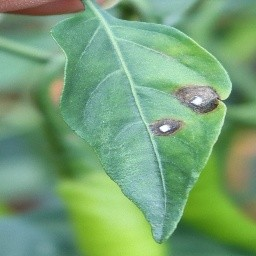
#> input picture ml/benchmark/frozen_test_set/cercospora/cercospora_000_cold_507.jpg, 256 x 256 px
$ python -i segmentation.py   (imports and definitions only)
#> lines starting #> are read from the running program, lines starting #| are printed output that depends on the picture; after the words box and inside, x2 and y2 are one past the last pixel; in counts of white or black regions, pixels touching at a corner belong together
#> in segment_leaf_and_lesions, img is the input picture: PIL image 256x256 RGB; mean R, G, B 117.6, 161.9, 117.6
"""
Computer Vision Severity Segmentation Pipeline
Performs leaf segmentation and visible affected-area estimation using
HSV/LAB color space thresholding and morphological analysis.
"""

import math
from typing import Dict, Tuple
import numpy as np
from PIL import Image


def rgb_to_hsv_numpy(rgb: np.ndarray) -> np.ndarray:
    """Converts an RGB float image [0, 1] to HSV [H: 0..360, S: 0..1, V: 0..1]."""
    r, g, b = rgb[..., 0], rgb[..., 1], rgb[..., 2]
    maxc = np.maximum(np.maximum(r, g), b)
    minc = np.minimum(np.minimum(r, g), b)
    v = maxc
    deltac = maxc - minc

    s = np.zeros_like(maxc)
    mask = maxc > 1e-5
#> mask: shape (256, 256) bool; every value is 1
    s[mask] = deltac[mask] / maxc[mask]
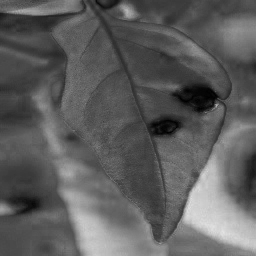
#> s: shape (256, 256) float32; min 0, max 0.895, mean 0.369

    h = np.zeros_like(maxc)
    # R is max
    rc = (maxc - r) / (deltac + 1e-7)
    gc = (maxc - g) / (deltac + 1e-7)
    bc = (maxc - b) / (deltac + 1e-7)
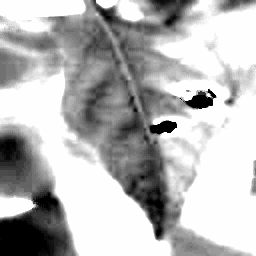
#> bc: shape (256, 256) float32; min 0, max 1, mean 0.714

    mask_r = (r == maxc) & (deltac > 1e-5)
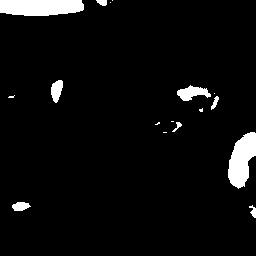
#> mask_r: shape (256, 256) bool; 4.7% white; 17 white regions (8 under 20 px), largest, box (x1, y1, x2, y2) and area: (0, 0, 84, 16) 1205, (228, 132, 256, 189) 1032, (177, 85, 211, 101) 305
    mask_g = (g == maxc) & (deltac > 1e-5) & ~mask_r
#> mask_g: shape (256, 256) bool; 92.3% white; 21 black regions (9 under 20 px), largest, box (x1, y1, x2, y2) and area: (0, 220, 47, 256) 1243, (0, 0, 84, 16) 1205, (228, 132, 256, 189) 1032
    mask_b = (b == maxc) & (deltac > 1e-5) & ~mask_r & ~mask_g
#> mask_b: shape (256, 256) bool; 2.9% white; 13 white regions (6 under 20 px), largest, box (x1, y1, x2, y2) and area: (0, 220, 47, 256) 1243, (186, 95, 213, 109) 236, (150, 121, 177, 134) 224

    h[mask_r] = (bc[mask_r] - gc[mask_r]) * 60.0
    h[mask_g] = (2.0 + rc[mask_g] - bc[mask_g]) * 60.0
    h[mask_b] = (4.0 + gc[mask_b] - rc[mask_b]) * 60.0
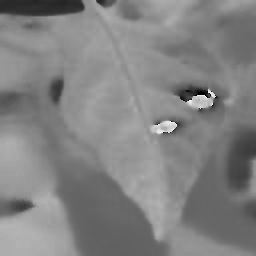
#> h: shape (256, 256) float32; min -48, max 290, mean 125.2; drawn with min black and max white
    h = h % 360.0
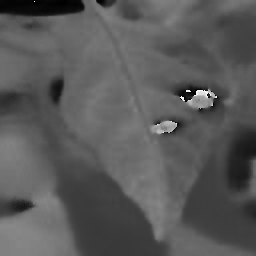
#> h: shape (256, 256) float32; min 0, max 358.6, mean 125.7; drawn with min black and max white

    return np.stack([h, s, v], axis=-1)
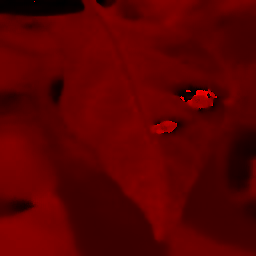
#> returned value: shape (256, 256, 3) float32; mean of channels 0, 1, 2 125.7, 0.4, 0.6; drawn with min black and max white


def segment_leaf_and_lesions(image_input) -> Dict[str, float]:
    """
    Segments leaf canopy from field background and calculates
    healthy vs necrotic/chlorotic diseased tissue area.

    Accepts: PIL Image, file path, or numpy RGB array.
    Returns: Dict containing total_leaf_pixels, lesion_pixels, affected_ratio.
    """
    if isinstance(image_input, str):
        img = Image.open(image_input).convert("RGB")
    elif isinstance(image_input, Image.Image):
        img = image_input.convert("RGB")
    elif isinstance(image_input, np.ndarray):
        img = Image.fromarray(image_input.astype(np.uint8)).convert("RGB")
    else:
        raise ValueError(f"Unsupported image input type: {type(image_input)}")

    # Resize to standard analysis resolution (256x256) for speed and consistency
    img_res = img.resize((256, 256), Image.Resampling.BILINEAR)
    arr = np.array(img_res, dtype=np.float32) / 255.0

    hsv = rgb_to_hsv_numpy(arr)
    h, s, v = hsv[..., 0], hsv[..., 1], hsv[..., 2]

    # Plant foliage mask: Green to yellowish-green hues (H between 35° and 165°, S > 0.15, V > 0.15)
    foliage_mask = (h >= 35.0) & (h <= 165.0) & (s >= 0.12) & (v >= 0.12)
#> foliage_mask: shape (256, 256) bool; 86.9% white; 33 black regions (15 under 20 px), largest, box (x1, y1, x2, y2) and area: (0, 189, 67, 256) 2990, (127, 160, 166, 238) 1274, (0, 0, 84, 16) 1126

    # Necrotic lesion mask: Brown, dark grey, rust, chlorotic lesions within foliage
    # H between 10° and 45° (brown/orange) OR H > 330° OR (low saturation necrotic spots)
    lesion_mask_brown = ((h <= 42.0) | (h >= 330.0)) & (s >= 0.18) & (v >= 0.10) & (v <= 0.85)
#> lesion_mask_brown: shape (256, 256) bool; 2.4% white; 8 white regions (2 under 20 px), largest, box (x1, y1, x2, y2) and area: (0, 0, 84, 16) 1149, (239, 140, 256, 158) 191, (53, 82, 62, 100) 108, (236, 171, 246, 180) 55, (99, 0, 106, 4) 22, (16, 205, 24, 209) 20
    lesion_mask_chlorotic = (h >= 40.0) & (h <= 65.0) & (s >= 0.35) & (v >= 0.45)
#> lesion_mask_chlorotic: shape (256, 256) bool; 1% white; 5 white regions (3 under 20 px), largest, box (x1, y1, x2, y2) and area: (228, 132, 256, 185) 609, (246, 206, 256, 219) 71

    # Combined lesion mask
    raw_lesion_mask = (lesion_mask_brown | lesion_mask_chlorotic)
#> raw_lesion_mask: shape (256, 256) bool; 3.4% white; 9 white regions (3 under 20 px), largest, box (x1, y1, x2, y2) and area: (0, 0, 84, 16) 1149, (228, 132, 256, 185) 824, (53, 82, 62, 100) 108, (246, 206, 256, 219) 71, (99, 0, 106, 4) 22, (16, 205, 24, 209) 20

    # Total plant region includes green foliage + lesions
    total_plant_mask = foliage_mask | raw_lesion_mask
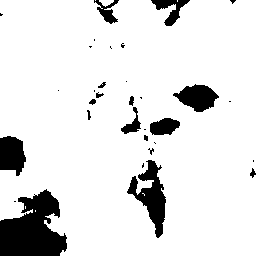
#> total_plant_mask: shape (256, 256) bool; 88.8% white; 32 black regions (17 under 20 px), largest, box (x1, y1, x2, y2) and area: (0, 189, 67, 256) 2990, (127, 160, 166, 238) 1274, (0, 136, 26, 176) 795
    total_plant_pixels = int(np.sum(total_plant_mask))
#> total_plant_pixels = 58188

    if total_plant_pixels < 250:
        # Insufficient plant tissue identified (subject too small or background)
        return {
            "valid_leaf": False,
            "total_plant_pixels": total_plant_pixels,
            "lesion_pixels": 0,
            "affected_percent": 0.0,
            "reason": "Plant subject area too small or insufficient contrast with background."
        }

    # Restrict lesions to the contiguous plant boundary
    lesion_pixels = int(np.sum(raw_lesion_mask & total_plant_mask))
#> lesion_pixels = 2198
    affected_percent = (lesion_pixels / max(1, total_plant_pixels)) * 100.0
#> affected_percent = 3.78

    return {
        "valid_leaf": True,
        "total_plant_pixels": total_plant_pixels,
        "lesion_pixels": lesion_pixels,
        "affected_percent": round(min(100.0, affected_percent), 2),
    }


# [10 lines not run here, left out]

>>> result = segment_leaf_and_lesions('../benchmark/frozen_test_set/cercospora/cercospora_000_cold_507.jpg')
#> result = {'valid_leaf': True, 'total_plant_pixels': 58188, 'lesion_pixels': 2198, 'affected_percent': 3.78}

$ run again, on ml/benchmark/frozen_test_set/cercospora/cercospora_001_cold_508.jpg
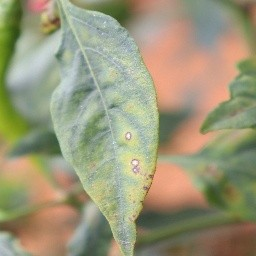
#> input picture ml/benchmark/frozen_test_set/cercospora/cercospora_001_cold_508.jpg, 256 x 256 px
#> in segment_leaf_and_lesions, img is the input picture: PIL image 256x256 RGB; mean R, G, B 154.9, 150.9, 121.2
#> mask: shape (256, 256) bool; every value is 1
#> in rgb_to_hsv_numpy, `mask_r = (r == maxc) & (deltac > 1e-5)`:
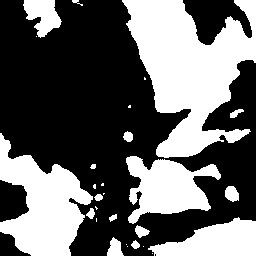
#> mask_r: shape (256, 256) bool; 39.8% white; 28 white regions (12 under 20 px), largest, box (x1, y1, x2, y2) and area: (122, 0, 256, 158) 11815, (0, 133, 93, 256) 6157, (126, 156, 221, 224) 3643
#> mask_g: shape (256, 256) bool; 58.7% white; 48 black regions (27 under 20 px), largest, box (x1, y1, x2, y2) and area: (122, 0, 256, 158) 12122, (0, 133, 93, 256) 6157, (126, 156, 221, 224) 3643
#> mask_b: shape (256, 256) bool; 1.5% white; 23 white regions (17 under 20 px), largest, box (x1, y1, x2, y2) and area: (12, 58, 44, 88) 302, (199, 22, 219, 45) 291, (64, 55, 81, 95) 178, (122, 41, 132, 52) 60, (0, 245, 6, 256) 51, (93, 30, 107, 35) 25
#> foliage_mask: shape (256, 256) bool; 53.1% white; 49 black regions (33 under 20 px), largest, box (x1, y1, x2, y2) and area: (8, 0, 250, 215) 20340, (4, 153, 101, 256) 4505, (143, 162, 208, 212) 2121
#> lesion_mask_brown: shape (256, 256) bool; 22.8% white; 25 white regions (12 under 20 px), largest, box (x1, y1, x2, y2) and area: (127, 0, 253, 156) 5971, (0, 145, 81, 256) 4488, (192, 221, 256, 256) 1837
#> lesion_mask_chlorotic: shape (256, 256) bool; 2.9% white; 53 white regions (39 under 20 px), largest, box (x1, y1, x2, y2) and area: (0, 172, 30, 189) 266, (237, 19, 256, 64) 248, (26, 154, 54, 183) 227
#> raw_lesion_mask: shape (256, 256) bool; 25.3% white; 37 white regions (24 under 20 px), largest, box (x1, y1, x2, y2) and area: (127, 0, 256, 219) 8118, (0, 130, 81, 256) 5224, (192, 221, 256, 256) 1838
#> in segment_leaf_and_lesions, `total_plant_mask = foliage_mask | raw_lesion_mask`:
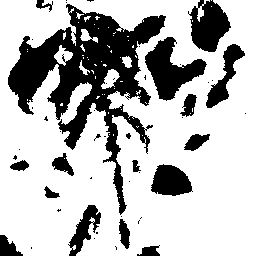
#> total_plant_mask: shape (256, 256) bool; 72.7% white; 49 black regions (32 under 20 px), largest, box (x1, y1, x2, y2) and area: (8, 4, 166, 215) 10243, (145, 37, 207, 101) 1843, (188, 0, 231, 52) 1416
#> total_plant_pixels = 47641
#> lesion_pixels = 16607
#> affected_percent = 34.86
#> result = {'valid_leaf': True, 'total_plant_pixels': 47641, 'lesion_pixels': 16607, 'affected_percent': 34.86}

$ run again, on ml/benchmark/frozen_test_set/cercospora/cercospora_002_cold_509.jpg
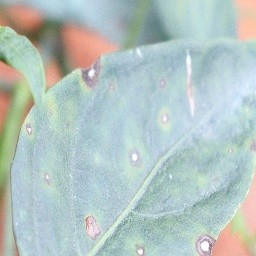
#> input picture ml/benchmark/frozen_test_set/cercospora/cercospora_002_cold_509.jpg, 256 x 256 px
#> in segment_leaf_and_lesions, img is the input picture: PIL image 256x256 RGB; mean R, G, B 180.7, 196.9, 194.4
#> mask: shape (256, 256) bool; every value is 1
#> in rgb_to_hsv_numpy, `mask_r = (r == maxc) & (deltac > 1e-5)`:
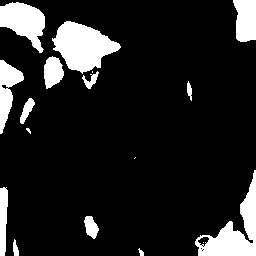
#> mask_r: shape (256, 256) bool; 13.3% white; 17 white regions (4 under 20 px), largest, box (x1, y1, x2, y2) and area: (52, 21, 121, 74) 2136, (195, 170, 256, 256) 1937, (0, 2, 45, 53) 1356
#> mask_g: shape (256, 256) bool; 35.9% white; 56 white regions (36 under 20 px), largest, box (x1, y1, x2, y2) and area: (87, 124, 256, 256) 8607, (0, 13, 93, 256) 8383, (101, 0, 238, 69) 3924
#> mask_b: shape (256, 256) bool; 50.7% white; 53 black regions (37 under 20 px), largest, box (x1, y1, x2, y2) and area: (0, 0, 256, 256) 19076, (87, 124, 256, 256) 10577, (119, 120, 150, 187) 929
#> foliage_mask: shape (256, 256) bool; 14.4% white; 97 white regions (72 under 20 px), largest, box (x1, y1, x2, y2) and area: (0, 18, 79, 210) 5268, (123, 0, 152, 52) 666, (224, 208, 256, 255) 523
#> lesion_mask_brown: shape (256, 256) bool; 4.6% white; 34 white regions (24 under 20 px), largest, box (x1, y1, x2, y2) and area: (0, 6, 44, 38) 925, (58, 25, 101, 69) 752, (0, 89, 11, 132) 315
#> lesion_mask_chlorotic: shape (256, 256) bool; 0.11% white; 11 white regions (9 under 20 px), largest, box (x1, y1, x2, y2) and area: (0, 119, 6, 135) 30, (0, 187, 3, 199) 27
#> raw_lesion_mask: shape (256, 256) bool; 4.7% white; 34 white regions (24 under 20 px), largest, box (x1, y1, x2, y2) and area: (0, 6, 44, 38) 925, (58, 25, 101, 69) 752, (0, 89, 11, 135) 342
#> in segment_leaf_and_lesions, `total_plant_mask = foliage_mask | raw_lesion_mask`:
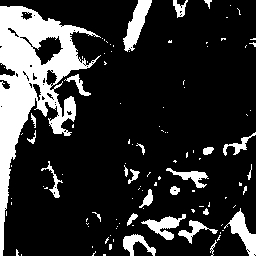
#> total_plant_mask: shape (256, 256) bool; 18.6% white; 111 white regions (85 under 20 px), largest, box (x1, y1, x2, y2) and area: (0, 6, 101, 256) 7919, (123, 0, 152, 52) 666, (224, 208, 256, 256) 569
#> total_plant_pixels = 12174
#> lesion_pixels = 3094
#> affected_percent = 25.41
#> result = {'valid_leaf': True, 'total_plant_pixels': 12174, 'lesion_pixels': 3094, 'affected_percent': 25.41}

$ run again, on ml/benchmark/frozen_test_set/cercospora/cercospora_003_cold_510.jpg
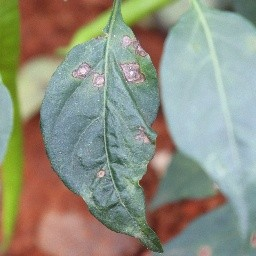
#> input picture ml/benchmark/frozen_test_set/cercospora/cercospora_003_cold_510.jpg, 256 x 256 px
#> in segment_leaf_and_lesions, img is the input picture: PIL image 256x256 RGB; mean R, G, B 143.6, 145.5, 130
#> mask: shape (256, 256) bool; every value is 1
#> mask_r: shape (256, 256) bool; 30.5% white; 16 white regions (3 under 20 px), largest, box (x1, y1, x2, y2) and area: (0, 102, 154, 256) 9254, (16, 0, 114, 77) 4341, (139, 102, 229, 246) 3927
#> mask_g: shape (256, 256) bool; 41% white; 27 white regions (18 under 20 px), largest, box (x1, y1, x2, y2) and area: (0, 0, 256, 256) 22705, (152, 140, 227, 208) 2290, (184, 202, 256, 256) 1606
#> mask_b: shape (256, 256) bool; 28.4% white; 52 white regions (31 under 20 px), largest, box (x1, y1, x2, y2) and area: (161, 35, 256, 236) 9898, (41, 69, 118, 204) 5062, (165, 211, 231, 256) 1249
#> foliage_mask: shape (256, 256) bool; 27.9% white; 81 white regions (62 under 20 px), largest, box (x1, y1, x2, y2) and area: (0, 0, 182, 251) 9996, (88, 123, 164, 254) 2970, (170, 0, 256, 90) 2443
#> lesion_mask_brown: shape (256, 256) bool; 25.9% white; 12 white regions (3 under 20 px), largest, box (x1, y1, x2, y2) and area: (0, 110, 152, 256) 8405, (19, 0, 114, 70) 3928, (139, 159, 227, 245) 2652
#> lesion_mask_chlorotic: shape (256, 256) bool; 1.6% white; 13 white regions (8 under 20 px), largest, box (x1, y1, x2, y2) and area: (0, 116, 25, 250) 663, (56, 8, 112, 59) 200, (17, 0, 21, 45) 84, (16, 56, 21, 76) 57, (136, 14, 151, 23) 45
#> raw_lesion_mask: shape (256, 256) bool; 27.4% white; 14 white regions (6 under 20 px), largest, box (x1, y1, x2, y2) and area: (0, 110, 152, 256) 9180, (16, 0, 115, 76) 4245, (139, 159, 227, 245) 2652
#> in segment_leaf_and_lesions, `total_plant_mask = foliage_mask | raw_lesion_mask`:
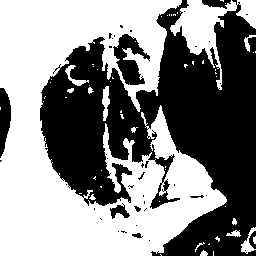
#> total_plant_mask: shape (256, 256) bool; 53% white; 41 black regions (32 under 20 px), largest, box (x1, y1, x2, y2) and area: (40, 0, 256, 256) 28737, (113, 34, 150, 85) 916, (0, 88, 11, 158) 539
#> total_plant_pixels = 34748
#> lesion_pixels = 17967
#> affected_percent = 51.71
#> result = {'valid_leaf': True, 'total_plant_pixels': 34748, 'lesion_pixels': 17967, 'affected_percent': 51.71}
